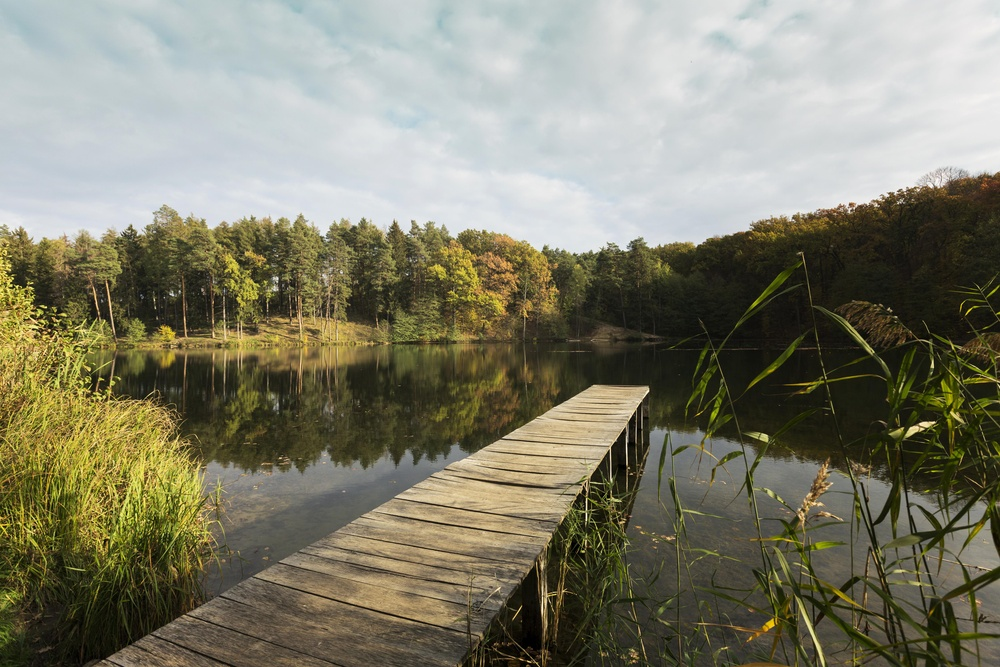
#> input picture Nature.jpg, 1000 x 667 px, shrunk from 5760 x 3840 before the run
$ jupyter execute 'ASSIGNMENT 3.ipynb'
#> lines starting #> are read from the running program, lines starting #| are printed output that depends on the picture; after the words box and inside, x2 and y2 are one past the last pixel; in counts of white or black regions, pixels touching at a corner belong together
[cell 1]
import cv2
import numpy as np
import matplotlib.pyplot as plt

[cell 2]
img = cv2.imread("Nature.jpg")
#> img is the input picture: shape (667, 1000, 3); mean B, G, R 107.6, 126.7, 128.5
if img is None:
    raise FileNotFoundError("Image not found! Check the path.")
img_rgb = cv2.cvtColor(img, cv2.COLOR_BGR2RGB)
img_gray = cv2.cvtColor(img, cv2.COLOR_BGR2GRAY)
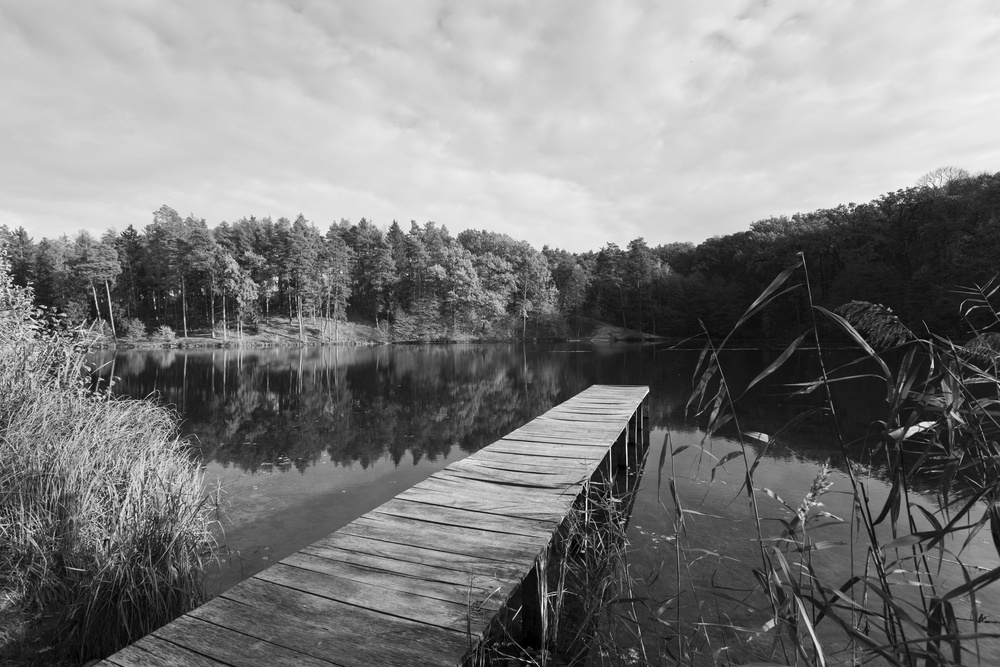
#> img_gray: shape (667, 1000); min 0, max 253, mean 125

[cell 3]
factors = [2, 4, 8]
plt.figure(figsize=(20, 8))
plt.subplot(2, len(factors)+1, 1)
plt.imshow(img_rgb)
plt.title("Original RGB")
plt.axis('off')
plt.subplot(2, len(factors)+1, len(factors)+2)
plt.imshow(img_gray, cmap='gray')
plt.title("Original Grayscale")
plt.axis('off')
for i, factor in enumerate(factors):
    sampled_rgb = img_rgb[::factor, ::factor]
    sampled_gray = img_gray[::factor, ::factor]
    plt.subplot(2, len(factors)+1, len(factors)+3+i)
    plt.imshow(sampled_gray, cmap='gray')
    plt.title(f"Gray Sample x{factor}")
    plt.axis('off')
    print(f"Sampling factor {factor}:")
    print(f"RGB - min:{sampled_rgb.min()}, max:{sampled_rgb.max()}, mean:{sampled_rgb.mean():.2f}")
    print(f"Gray - min:{sampled_gray.min()}, max:{sampled_gray.max()}, mean:{sampled_gray.mean():.2f}\n")
#> this loop made 3 passes
#| RGB - min:0, max:255, mean:121.00
#| Gray - min:0, max:252, mean:125.10
#| RGB - min:0, max:255, mean:121.14
#| Gray - min:0, max:245, mean:125.25
#| RGB - min:0, max:255, mean:121.59
#| Gray - min:0, max:242, mean:125.71
#> pass 1, `sampled_rgb = img_rgb[::factor, ::factor]`:
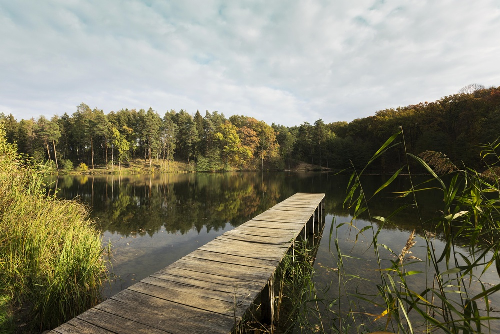
#> sampled_rgb: shape (334, 500, 3); mean R, G, B 128.6, 126.7, 107.7
#> pass 1, `sampled_gray = img_gray[::factor, ::factor]`:
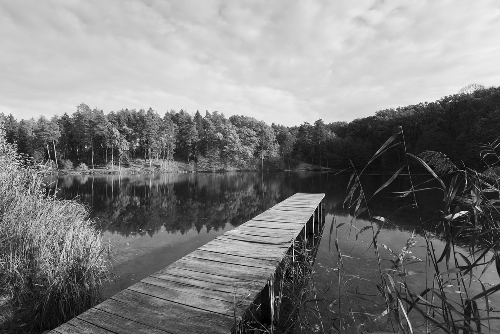
#> sampled_gray: shape (334, 500); min 0, max 252, mean 125.1
#> pass 2, `sampled_rgb = img_rgb[::factor, ::factor]`:
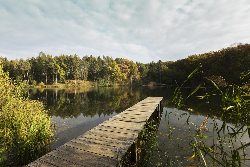
#> sampled_rgb: shape (167, 250, 3); mean R, G, B 128.7, 126.9, 107.9
#> pass 2, `sampled_gray = img_gray[::factor, ::factor]`:
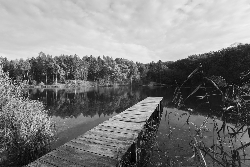
#> sampled_gray: shape (167, 250); min 0, max 245, mean 125.2
#> after the loop:
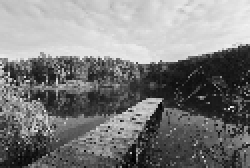
#> sampled_gray: shape (84, 125) (shown 2 times larger); min 0, max 242, mean 125.7
#> after the loop:
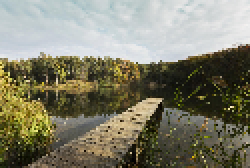
#> sampled_rgb: shape (84, 125, 3) (shown 2 times larger); mean R, G, B 129.1, 127.3, 108.3
plt.tight_layout()
plt.show()

[cell 4]
quant_levels = [2, 4, 8]
plt.figure(figsize=(10, 10))
plt.subplot(2, len(quant_levels)+1, 1)
plt.imshow(img_gray, cmap='gray')
plt.title("Original Gray")
plt.axis('off')
for i, levels in enumerate(quant_levels):
    image_float = img_gray.astype(np.float32)
    step = 255 / (levels - 1)
    q_gray = np.round(image_float / step) * step
    q_gray = q_gray.astype(np.uint8)

    plt.subplot(2, len(quant_levels)+1, i+2)
    plt.imshow(q_gray, cmap='gray')
    plt.title(f"Gray {levels} levels")
    plt.axis('off')
    unique_vals = np.unique(q_gray)
    print(f"Quantization to {levels} levels, unique values: {unique_vals}")
#> this loop made 3 passes
#> unique_vals on passes 1 to 3: [0, 255], [0, 85, 170, 255], [0, 36, 72, 109, 145, 182, 218, 254]
#| Quantization to 2 levels, unique values: [  0 255]
#| Quantization to 4 levels, unique values: [  0  85 170 255]
#| Quantization to 8 levels, unique values: [  0  36  72 109 145 182 218 254]
#> pass 1, `q_gray = np.round(image_float / step) * step`:
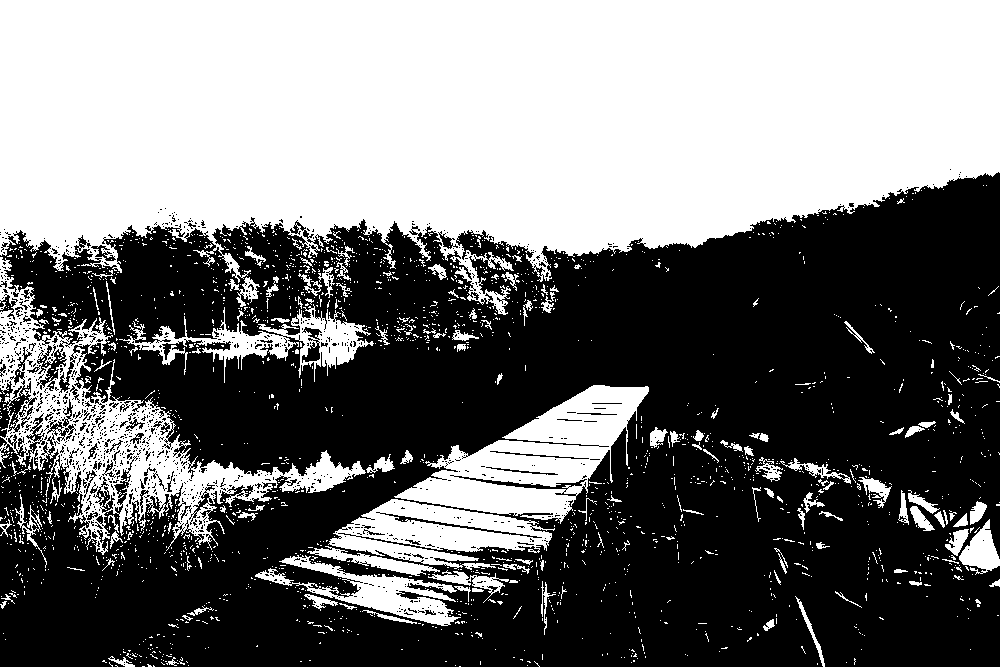
#> q_gray: shape (667, 1000) float32; 45.9% white; 2114 white regions (1959 under 20 px), largest, box (x1, y1, x2, y2) and area: (0, 0, 1000, 315) 231804, (0, 257, 366, 555) 22145, (394, 385, 649, 524) 15018
#> pass 2, `q_gray = np.round(image_float / step) * step`:
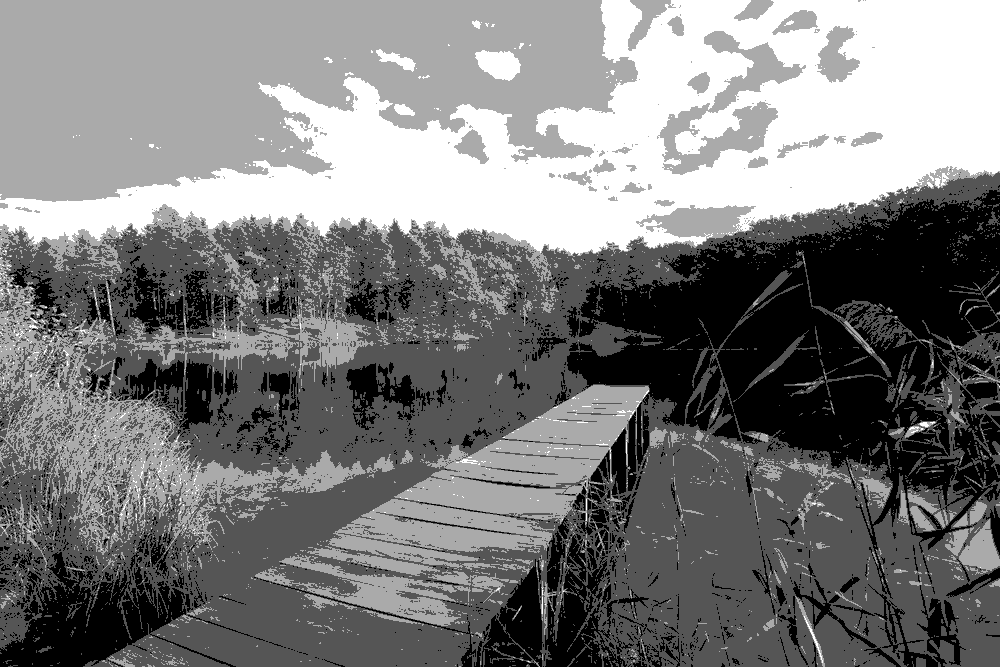
#> q_gray: shape (667, 1000) float32; min 0, max 255, mean 123.3
plt.tight_layout()
plt.show()
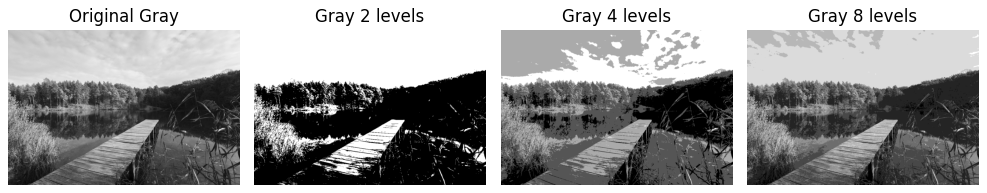
#> figure drawn by matplotlib, 4 panels

[cell 5]
image_float_rgb = img_rgb.astype(np.float32)
step_rgb = 255 / (8 - 1)
q_rgb = np.round(image_float_rgb / step_rgb) * step_rgb
q_rgb = q_rgb.astype(np.uint8)
plt.figure(figsize=(6,6))
plt.imshow(q_rgb)
plt.title("RGB Quantized (8 levels per channel)")
plt.axis('off')
plt.show()
unique_r = np.unique(q_rgb[:,:,0])
#> unique_r = [0, 36, 72, 109, 145, 182, 218, 254]
unique_g = np.unique(q_rgb[:,:,1])
#> unique_g = [0, 36, 72, 109, 145, 182, 218, 254]
unique_b = np.unique(q_rgb[:,:,2])
#> unique_b = [0, 36, 72, 109, 145, 182, 218, 254]
print(f"Unique R values: {unique_r}")
#| Unique R values: [  0  36  72 109 145 182 218 254]
print(f"Unique G values: {unique_g}")
#| Unique G values: [  0  36  72 109 145 182 218 254]
print(f"Unique B values: {unique_b}")
#| Unique B values: [  0  36  72 109 145 182 218 254]
